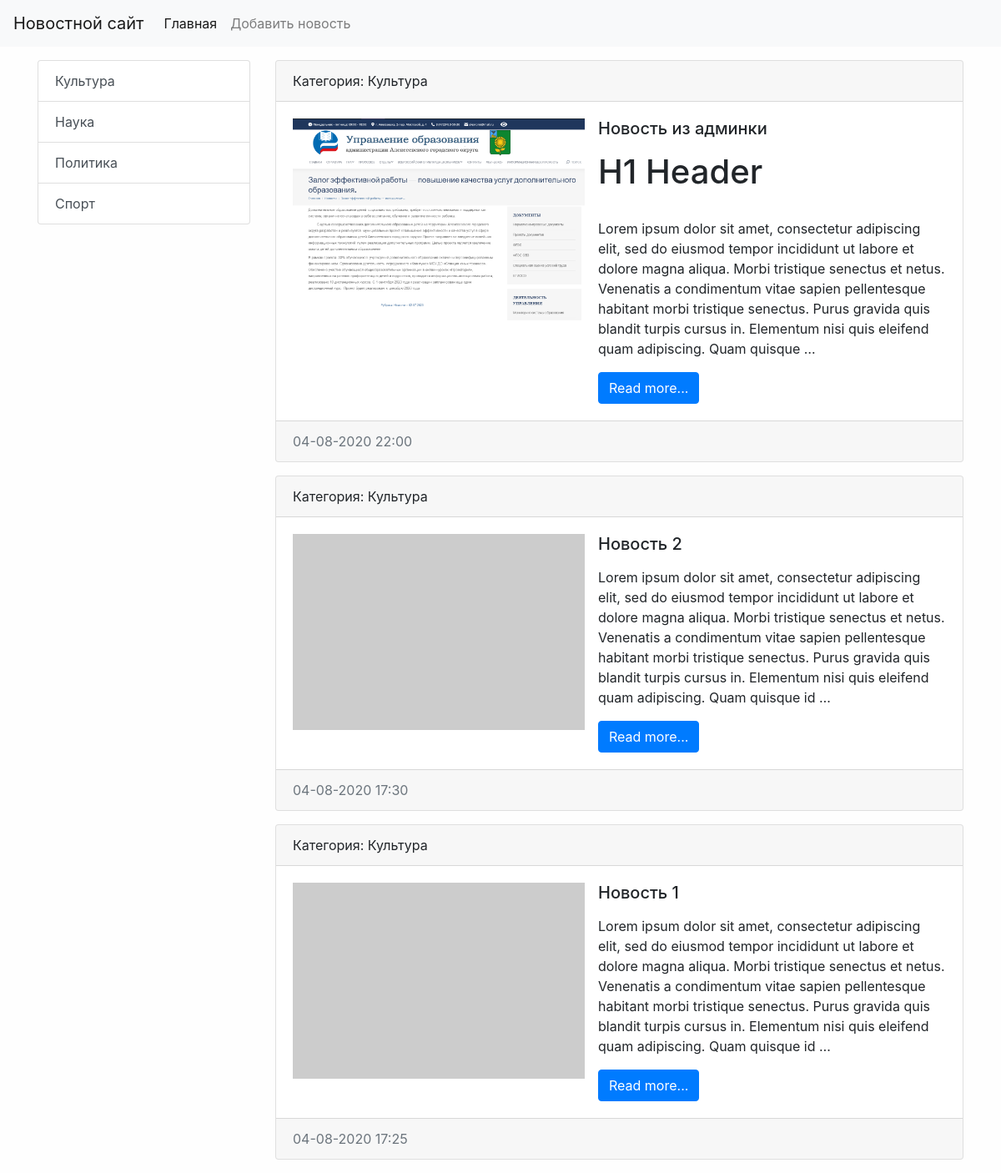
Page /category/1/ on the committed database.
### news/models.py (models this page shows, shortened)
class Categories(models.Model):
    title = models.CharField(max_length=255, verbose_name='Наименование', db_index=True)
    def get_absolute_url(self):
        return reverse('category', kwargs={"category_id": self.pk})
    def __str__(self):
        return self.title
    class Meta:
        verbose_name = 'Категория'
        verbose_name_plural = 'Категории'
        ordering = ['title']

class News(models.Model):
    objects = None
    title = models.CharField(max_length=255, verbose_name='Наименование')
    content = models.TextField(blank=True, verbose_name='Контент')
    created_at = models.DateTimeField(auto_now_add=True, verbose_name='Дата публикации')
    update_at = models.DateTimeField(auto_now=True, verbose_name='Дата обновления')
    photo = models.ImageField(upload_to='photos/%Y/%m/%d/', verbose_name='Фото', blank=True)
    is_published = models.BooleanField(default=True, verbose_name='Опубликовано')
    category = models.ForeignKey('Categories', on_delete=models.PROTECT, null=True, verbose_name='Категория')
    def get_absolute_url(self):
        return reverse('view_news', kwargs={"news_id": self.pk})
    class Meta:
        verbose_name = 'Новость'
        verbose_name_plural = 'Новости'
        ordering = ['-created_at']

### news/views.py (the view)
# urls.py: path('category/<int:category_id>/', get_category, name='category'),
def get_category(request, category_id):
    news = News.objects.filter(category_id=category_id)
    category = Categories.objects.get(pk=category_id)
    return render(request, 'news/category.html', {'news': news, 'category': category})

### news/templatetags/news_tags.py (called while the page is built)
@register.inclusion_tag('news/list_categories.html')
def show_categories():
    categories = Categories.objects.all()
    return {"categories": categories,}

### news/templates/news/category.html (shortened to what this page needs)
{% extends 'base.html' %}
{% block sidebar %}
    {% include 'inc/_sidebar.html' %}
{% endblock %}
{% block content %}
    {% for item in news %}
        <div class="card mb-3">
            <div class="card-header">
                Категория: {{ item.category }}
            </div>
            <div class="card-body">
                <div class="media">
                    {% if item.photo %}
                        <img src="{{ item.photo.url }}" alt="" width="350" class="mr-3">
                    {% else %}
                        <img src="https://picsum.photos/seed/picsum/350/235" alt="" class="mr-3">
                    {% endif %}
                    <div class="media-body">
                        <h5 class="card-title">{{ item.title }}</h5>
                        <p class="card-text">{{ item.content|safe|linebreaks|truncatewords:50 }}</p>
                        <a href="{{ item.get_absolute_url }}" class="btn btn-primary">Read more...</a>
                    </div>
                </div>
            </div>
            <div class="card-footer text-muted">
                {{ item.created_at|date:'d-m-Y H:i' }}
            </div>
        </div>
    {% endfor %}
{% endblock %}

### news/templates/news/list_categories.html
<div class="list-group">
    {% for item in categories %}
        <a href="{{ item.get_absolute_url }}" class="list-group-item list-group-item-action">
            {{ item.title }}
        </a>
    {% endfor %}
</div>

### mysite/static/css/style.css (style rules this page uses)
body { background-color: #fefefe; }

### rows in the picture
Categories: title "Культура"
Categories: title "Наука"
Categories: title "Политика"
Categories: title "Спорт"
News: category "Культура", photo (picture), title "Новость из админки", content "H1 Header Lorem ipsum dolor sit amet, consectetur adipiscing elit, sed do eiusmod tempor incididunt ut labore et dolore magna aliqua. Morbi tristique senectus et netus. Venenatis a condimentum vitae sapien pellentesque habitant morbi tristique senectus. Purus gravida quis blandit turpis cursus in. Elementum nisi quis eleifend quam adipiscing. Quam quisque …", created_at "04-08-2020 22:00"
News: category "Культура", title "Новость 2", content "Lorem ipsum dolor sit amet, consectetur adipiscing elit, sed do eiusmod tempor incididunt ut labore et dolore magna aliqua. Morbi tristique senectus et netus. Venenatis a condimentum vitae sapien pellentesque habitant morbi tristique senectus. Purus gravida quis blandit turpis cursus in. Elementum nisi quis eleifend quam adipiscing. Quam quisque id …", created_at "04-08-2020 17:30"
News: category "Культура", title "Новость 1", content "Lorem ipsum dolor sit amet, consectetur adipiscing elit, sed do eiusmod tempor incididunt ut labore et dolore magna aliqua. Morbi tristique senectus et netus. Venenatis a condimentum vitae sapien pellentesque habitant morbi tristique senectus. Purus gravida quis blandit turpis cursus in. Elementum nisi quis eleifend quam adipiscing. Quam quisque id …", created_at "04-08-2020 17:25"
